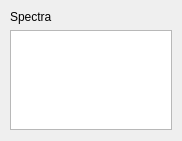
<?xml version="1.0" encoding="UTF-8"?>
<ui version="4.0">
 <class>Form</class>
 <widget class="QWidget" name="Form">
  <property name="geometry">
   <rect>
    <x>0</x>
    <y>0</y>
    <width>182</width>
    <height>141</height>
   </rect>
  </property>
  <property name="sizePolicy">
   <sizepolicy hsizetype="Preferred" vsizetype="Fixed">
    <horstretch>0</horstretch>
    <verstretch>0</verstretch>
   </sizepolicy>
  </property>
  <property name="windowTitle">
   <string>Form</string>
  </property>
  <layout class="QVBoxLayout" name="verticalLayout" stretch="1,0">
   <property name="spacing">
    <number>0</number>
   </property>
   <property name="sizeConstraint">
    <enum>QLayout::SetMinimumSize</enum>
   </property>
   <property name="leftMargin">
    <number>5</number>
   </property>
   <property name="topMargin">
    <number>5</number>
   </property>
   <property name="rightMargin">
    <number>5</number>
   </property>
   <property name="bottomMargin">
    <number>0</number>
   </property>
   <item>
    <widget class="QFrame" name="frame">
     <property name="sizePolicy">
      <sizepolicy hsizetype="Preferred" vsizetype="Fixed">
       <horstretch>0</horstretch>
       <verstretch>1</verstretch>
      </sizepolicy>
     </property>
     <property name="minimumSize">
      <size>
       <width>0</width>
       <height>100</height>
      </size>
     </property>
     <property name="frameShape">
      <enum>QFrame::NoFrame</enum>
     </property>
     <property name="frameShadow">
      <enum>QFrame::Raised</enum>
     </property>
     <layout class="QVBoxLayout" name="verticalLayout_2" stretch="1,1">
      <property name="sizeConstraint">
       <enum>QLayout::SetMinimumSize</enum>
      </property>
      <property name="leftMargin">
       <number>5</number>
      </property>
      <property name="topMargin">
       <number>5</number>
      </property>
      <property name="rightMargin">
       <number>5</number>
      </property>
      <property name="bottomMargin">
       <number>5</number>
      </property>
      <item>
       <widget class="QLabel" name="_label">
        <property name="sizePolicy">
         <sizepolicy hsizetype="Preferred" vsizetype="Fixed">
          <horstretch>0</horstretch>
          <verstretch>0</verstretch>
         </sizepolicy>
        </property>
        <property name="text">
         <string>Spectra</string>
        </property>
       </widget>
      </item>
      <item>
       <widget class="QListWidget" name="_spectra">
        <property name="sizePolicy">
         <sizepolicy hsizetype="Expanding" vsizetype="Fixed">
          <horstretch>0</horstretch>
          <verstretch>0</verstretch>
         </sizepolicy>
        </property>
        <property name="minimumSize">
         <size>
          <width>0</width>
          <height>50</height>
         </size>
        </property>
        <property name="maximumSize">
         <size>
          <width>16777215</width>
          <height>100</height>
         </size>
        </property>
       </widget>
      </item>
     </layout>
    </widget>
   </item>
   <item>
    <spacer name="verticalSpacer">
     <property name="orientation">
      <enum>Qt::Vertical</enum>
     </property>
     <property name="sizeHint" stdset="0">
      <size>
       <width>20</width>
       <height>0</height>
      </size>
     </property>
    </spacer>
   </item>
  </layout>
 </widget>
 <resources/>
 <connections/>
</ui>
